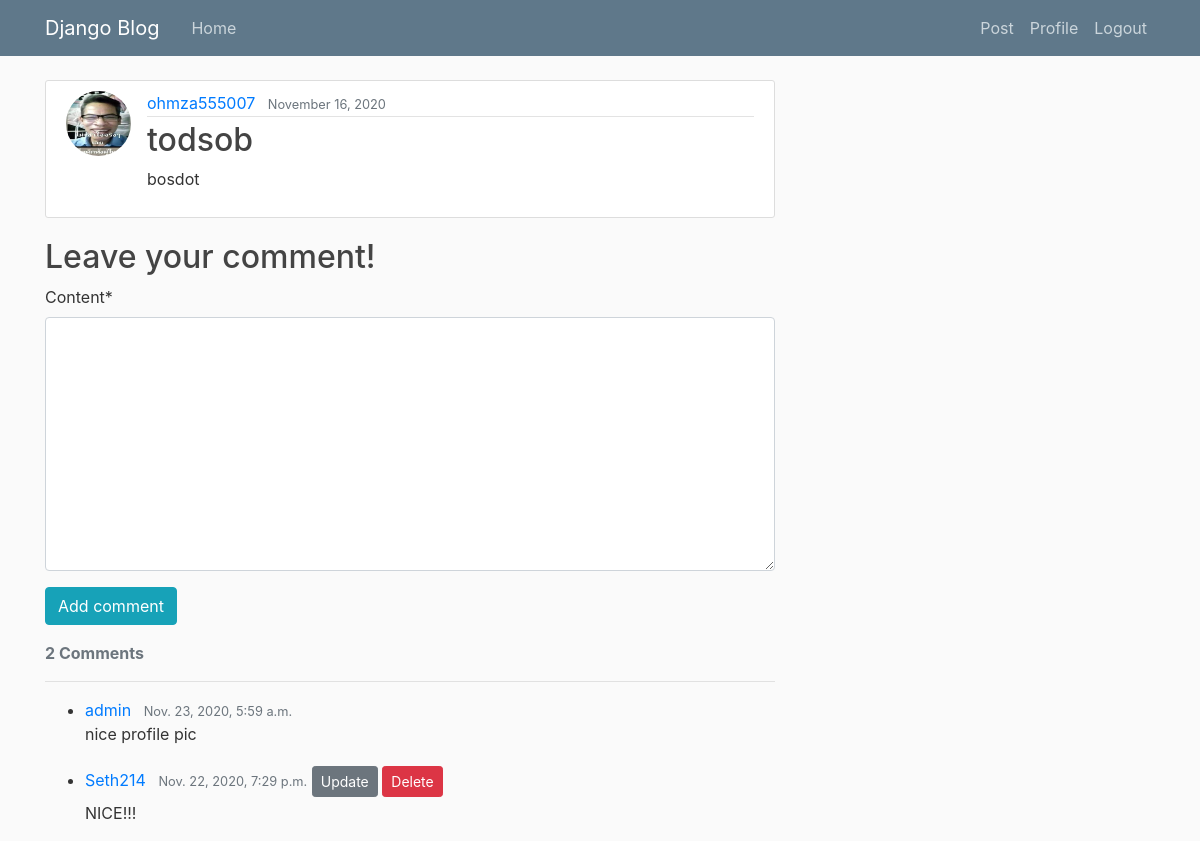
The app's page /post/10/ (signed in) with its own data.
### blog/models.py (models this page shows, shortened)
class Post(models.Model):
    title = models.CharField(max_length = 100)
    content = models.TextField()
    date_posted = models.DateTimeField(default=timezone.now)
    author = models.ForeignKey(User, on_delete = models.CASCADE)
    @property
    def number_of_comments(self):
        return Comment.objects.filter(blogpost_connected=self).count()

class Comment(models.Model):
    blogpost_connected = models.ForeignKey(Post, related_name='comments', on_delete=models.CASCADE)
    author = models.ForeignKey(User, on_delete=models.CASCADE)
    content = models.TextField()
    date_posted = models.DateTimeField(default=timezone.now)

### users/models.py (models this page shows, shortened)
class Profile(models.Model):
    user = models.OneToOneField(User, on_delete=models.CASCADE)
    image = models.ImageField(default='default.jpg', upload_to='profile_pics')

### blog/views.py (the view, shortened to what this page needs)
# urls.py: path('post/<int:pk>/', PostDetailView.as_view(), name='post-detail'),
class PostDetailView(DetailView):
    model = Post
    def get_context_data(self, **kwargs):
        data = super().get_context_data(**kwargs)
        comments_connected = Comment.objects.filter(
            blogpost_connected=self.get_object()).order_by('-date_posted')
        data['comments'] = comments_connected
        if self.request.user.is_authenticated:
            data['comment_form'] = NewCommentForm(instance=self.request.user)
        return data

### blog/forms.py
class NewCommentForm(forms.ModelForm):
    class Meta:
        model = Comment
        fields = ['content']

### blog/templates/blog/post_detail.html (shortened to what this page needs)
{% extends "blog/base.html" %}
{% load crispy_forms_tags %}
{% block content %}
    <article class="media content-section">
    <img class="rounded-circle article-img" src="{{ object.author.profile.image.url }}" >
    <div class="media-body">
        <div class="article-metadata">
        <a class="mr-2" href="{% url 'user-posts' object.author.username %}">{{ object.author }}</a>
        <small class="text-muted">{{ object.date_posted|date:"F d, Y" }}</small>
       </div>
        <h2 class="article-title">{{ object.title }}</h2>
        <p class="article-content">{{ object.content }}</p>
    </div>
    </article>
    <h2 class="mb-2">Leave your comment!</h2>
    <div id="comments_section">
    {% if user.is_authenticated %}
    <form method="POST">
        <div class="form-group">
        {{ comment_form|crispy }}
        <button class="btn btn-info" type="submit">Add comment </button>
        </div>
    </form>
    {% else %}
    <a class="btn btn-outline-info mb-2" href="{% url 'login' %}?next={{request.path}}">Log in to add a comment!</a><br>
    {% endif %}
    {% if comments %}
    <strong class="text-secondary">{{ object.number_of_comments }} Comment{{ object.number_of_comments|pluralize }}</strong>
    <hr>
    <ul>
        {% for comment in comments %}
        <li>
        <div>
            <span>
            <a class="mr-2" href="{% url 'user-posts' comment.author.username %}">{{ comment.author }}</a>
            <small class="text-muted">{{ comment.date_posted }}</small>
            {% if comment.author == user %}
                <a class="btn btn-secondary btn-sm mt-1 mb-1" href="{% url 'comment-update' comment.id %}">Update</a>
                <a class="btn btn-danger btn-sm mt-1 mb-1" href="{% url 'comment-delete' comment.id %}">Delete</a>
            {% endif %}
            </span>
            <p>
            {{ comment.content|safe }}
            </p>
        </div>
        </li>
        {% endfor %}
    </ul>
    {% else %}
        <strong class="text-secondary">No comments yet...</strong>
    {% endif %}
    </div>
{% endblock content %}

### blog/static/blog/main.css (style rules this page uses)
body { background: #fafafa; color: #333333; margin-top: 5rem; }
h1, h2, h3, h4, h5, h6 { color: #444444; }
ul { margin: 0; }
.content-section { background: #ffffff; padding: 10px 20px; border: 1px solid #dddddd; border-radius: 3px; margin-bottom: 20px; }
.article-title { color: #444444; }
.article-content { white-space: pre-line; }
.article-img { height: 65px; width: 65px; margin-right: 16px; }
.article-metadata { padding-bottom: 1px; margin-bottom: 4px; border-bottom: 1px solid #e3e3e3 }

### records on screen
Post: author.profile.image (placeholder picture), author "ohmza555007", date_posted "November 16, 2020", title "todsob", content "bosdot", number_of_comments "2"
Comment: author "admin", date_posted "Nov. 23, 2020, 5:59 a.m.", content "nice profile pic"
Comment: author "Seth214", date_posted "Nov. 22, 2020, 7:29 p.m.", shows "Update", content "NICE!!!"
